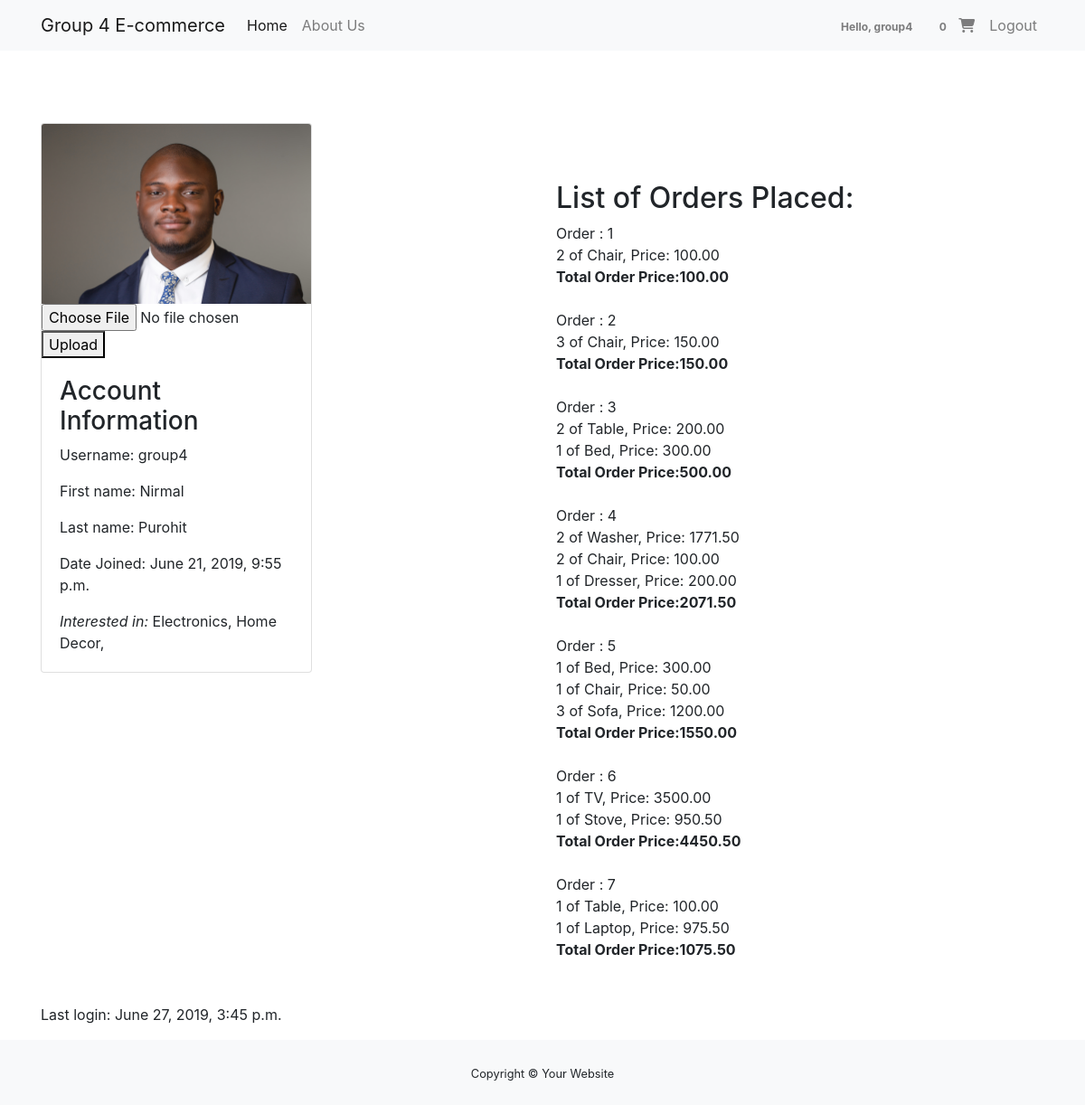
Page /myorders (signed in) on the committed database.
### orders/models.py (models this page shows, shortened)
class ReqInfo(models.Model):
    PROVINCE_CHOICES = [
        ('AB', 'Alberta'),
        ('MB', 'Manitoba'),
        ('ON', 'Ontario'),
        ('QC', 'Quebec')
    ]
    user = models.OneToOneField(User, on_delete=models.CASCADE, blank=True, null=True)
    my_pp = models.ImageField(upload_to='profile_picture/', blank=True, null=True, default='profile_picture/df.jpg')
    shipping_address = models.CharField(max_length=300, null=True, blank=True)
    city = models.CharField(max_length=20, default='Windsor')
    province = models.CharField(max_length=2, choices=PROVINCE_CHOICES, default='ON')
    interested_in = models.ManyToManyField(Category)

class Category(models.Model):
    name = models.CharField(max_length=200)
    warehouse = models.CharField(max_length=100, blank=False, null=False, default='')
    description = models.TextField(blank=True, default='')
    def __str__(self):
        return self.name

class Order(models.Model):
    items = models.ManyToManyField(OrderProduct)  # an order can have many items in it
    user = models.ForeignKey(settings.AUTH_USER_MODEL, on_delete=models.CASCADE)
    ORDER_STATUS_CHOICE = [(0, 'Order Pending'),  # list of order state
                           (1, 'Order Cancelled'),
                           (2, 'Order Placed'),
                           (3, 'Order Shipped'),
                           (4, 'Order Delivered')]
    order_status = models.IntegerField(default=0, choices=ORDER_STATUS_CHOICE)  # default order state is 0 which is pending
    ordered_date = models.DateField(auto_now_add=True)
    shipping_address = models.ForeignKey(
        'ShippingAddress', on_delete=models.SET_NULL, blank=True, null=True)
    def get_total_price(self):
        total = 0
        for order_item in self.items.all():
            total += order_item.get_total_item_price()
        return total

class OrderProduct(models.Model):
    user = models.ForeignKey(settings.AUTH_USER_MODEL, on_delete=models.CASCADE)  # user uses all auth
    ordered = models.BooleanField(default=False) # to know if an order has been placed or not
    item = models.ForeignKey(Product, on_delete=models.CASCADE)
    quantity = models.IntegerField(default=1)
    def __str__(self):
        return f"{self.quantity} of {self.item.name}"
    def get_total_item_price(self):
        return self.quantity * self.item.price

class Product(models.Model):
    category = models.ForeignKey(Category, related_name='products', on_delete=models.CASCADE)
    name = models.CharField(max_length=200)
    price = models.DecimalField(max_digits=10, decimal_places=2)
    stock = models.PositiveIntegerField(default=50, validators=[validate_stock])
    available = models.BooleanField(default=True)
    image = models.ImageField(upload_to='images/')
    description = models.TextField(blank=True, default='')
    slug = models.SlugField()
    measure = models.CharField(max_length=20)

### orders/views.py (the view, shortened to what this page needs)
# urls.py: path('myorders', myorders, name='myorders'),
@login_required
def myorders(request):
    current_user = request.user
    orders = Order.objects.filter(user=current_user)
    req_info = ReqInfo.objects.get(user=request.user)
    response = render(request, 'myorders.html', {'orders': orders, 'req_info': req_info })
    if 'last_visit' in request.COOKIES:
        last_visit = request.COOKIES['last_visit']
        last_visit_time = datetime.now()
        response.set_cookie('last_visit', str(datetime.now()))
    else:
        response.set_cookie('last_visit', datetime.now())
    return response

### orders/templatetags/cart_template_tags.py (called while the page is built)
@register.filter
def cart_item_count(user):
    if user.is_authenticated:
        qs = Order.objects.filter(user=user, order_status=0)
        if qs.exists():
            return qs[0].items.count()
    return 0

### templates/myorders.html (shortened to what this page needs)
{% extends "base.html" %}
{% load static %}
{% block content %}
<div class="container" style="padding-top: 5em">
  <div class="row">
    <div class="col-md-6">
      <div class="card" style="width:300px">
        <img class="card-img-top" src="{{ req_info.my_pp.url }}" alt="Profile image">
          <form method="post" enctype="multipart/form-data">
            <input type="file" name="myfile">
            <button type="submit">Upload</button>
          </form>
        <div class="card-body">
          <h3>Account Information</h3>
          <p class="card-text">Username: {{request.user}}</p>
          <p class="card-text">First name: {{ request.user.first_name }}</p>
          <p class="card-text">Last name: {{ request.user.last_name }}</p>
          <p class="card-text">Date Joined: {{ request.user.date_joined }}</p>
          <p class="card-text"><em>Interested in:</em>
            {% for interest in request.user.reqinfo.interested_in.all %}
            {{ interest }},
            {% endfor %}
          </p>
        </div>
      </div>
    </div>
    <div class="col-md-6">
      {% if orders.count > 0 %}
      <h2 style="padding-top: 2em">List of Orders Placed: </h2>
      {% for order in orders %}
      Order : {{ forloop.counter }}<br>
      {% for item in order.items.all %}
      {{ item }}, Price:  {{ item.get_total_item_price }}<br>
      {% endfor %}
      <b>Total Order Price:{{order.get_total_price}} <br><br></b>
      {% endfor %}
      {% endif %}<br>
    </div>
  </div>
  <p>Last login: {{ request.user.last_login }}</p>
</div>
{% endblock %}

### templates/base.html (shortened to what this page needs)
{% load static %}
{% load cart_template_tags  %}
<!DOCTYPE html>
<html>
<head lang="en">
    <link rel="stylesheet" href="https://maxcdn.bootstrapcdn.com/bootstrap/4.0.0/css/bootstrap.min.css">
</head>
<body>
<nav class="navbar navbar-expand-lg navbar-light bg-light">
  <div class="container">
  	<a class="navbar-brand" href="{% url 'orders:home' %}">Group 4 E-commerce</a>
  <div class="collapse navbar-collapse" id="navbarNavAltMarkup">
    <div class="navbar-nav mr-auto">
      <a class="nav-item nav-link active" href="{% url 'orders:home' %}">Home <span class="sr-only">(current)</span></a>
      <a class="nav-item nav-link" href="{% url 'orders:aboutus' %}">About Us</a>
    </div>
    <div class="navbar-nav">
    	<ul class="navbar-nav">
               {% if request.user.is_authenticated %}
               		<li class="nav-item">
               			<a href ="{% url 'orders:myorders' %}" class="nav-link waves-effect">
							<span class="badge red z-depth-1 mr-1">Hello, {{ request.user }} </span>
						</a>
               		</li>
					<li class="nav-item">
						<a href ="{% url 'orders:order-summary' %}" class="nav-link waves-effect">
							<span class="badge red z-depth-1 mr-1">{{ request.user|cart_item_count }} </span>
							<i class="fas fa-shopping-cart"></i>
						</a>
					</li>
					<li class="nav-item">
						<a class="nav-link waves-effect" href="{% url 'account_logout' %}">
							<span class="clearfix d-none d-sm-inline-block"> Logout </span>
						</a>
					</li>
					{% endif %}
            </ul>
    </div>
  </div>
  </div>
</nav>
{% block content %}
{% endblock %}
<footer id="sticky-footer" class="py-4 bg-light text-dark-50">
    <div class="container text-center">
      <small>Copyright &copy; Your Website</small>
    </div>
  </footer>
</body>
</html>

### rows in the picture
ReqInfo: my_pp (picture)
Category: name "Electronics"
Category: name "Home Decor"
Order: get_total_price "100.00"
OrderProduct: quantity+item "2 of Chair", get_total_item_price "100.00"
Order: get_total_price "150.00"
OrderProduct: quantity+item "3 of Chair", get_total_item_price "150.00"
Order: get_total_price "500.00"
OrderProduct: quantity+item "2 of Table", get_total_item_price "200.00"
OrderProduct: quantity+item "1 of Bed", get_total_item_price "300.00"
Order: get_total_price "2071.50"
OrderProduct: quantity+item "2 of Washer", get_total_item_price "1771.50"
OrderProduct: quantity+item "2 of Chair", get_total_item_price "100.00"
OrderProduct: quantity+item "1 of Dresser", get_total_item_price "200.00"
Order: get_total_price "1550.00"
OrderProduct: quantity+item "1 of Bed", get_total_item_price "300.00"
OrderProduct: quantity+item "1 of Chair", get_total_item_price "50.00"
OrderProduct: quantity+item "3 of Sofa", get_total_item_price "1200.00"
Order: get_total_price "4450.50"
OrderProduct: quantity+item "1 of TV", get_total_item_price "3500.00"
OrderProduct: quantity+item "1 of Stove", get_total_item_price "950.50"
Order: get_total_price "1075.50"
OrderProduct: quantity+item "1 of Table", get_total_item_price "100.00"
OrderProduct: quantity+item "1 of Laptop", get_total_item_price "975.50"

### other values in the picture
{{ request.user }} "group4"
{{ request.user|cart_item_count }} "0"
{{ request.user.first_name }} "Nirmal"
{{ request.user.last_name }} "Purohit"
{{ request.user.date_joined }} "June 21, 2019, 9:55 p.m."
{{ request.user.last_login }} "June 27, 2019, 3:45 p.m."
